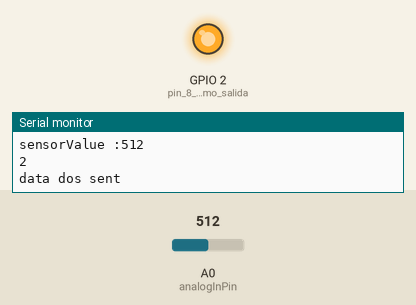
Simulated run of this sketch. Board: ESP8266 (NodeMCU). Parts: output pins drawn as LEDs (lit = HIGH), the last lines printed to the serial monitor. Inputs (shaded band) come from the test bench; at power-on: A0 (analogInPin) = 512. WiFi joins after 1.5 s; servers stay silent unless stated.

Above: at 3.7 s.
3.8 s: A0 (analogInPin) set to 178
5.3 s: A0 (analogInPin) set to 162
At 5.9 s:
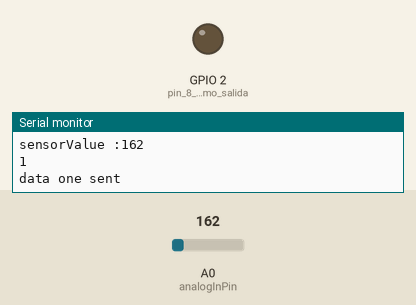
6.9 s: A0 (analogInPin) set to 306
At 7.6 s:
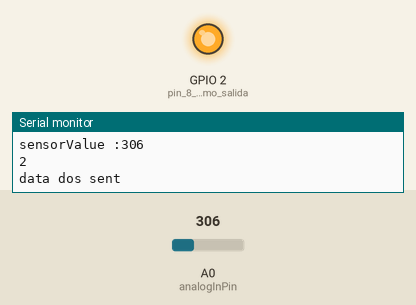
8.4 s: A0 (analogInPin) set to 122
At 9.2 s:
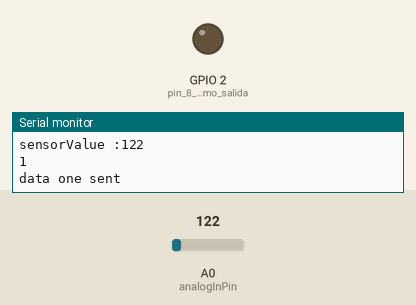
Timing chart, 0 to 10.9 s (numbered marks = the images above; inputs shaded):
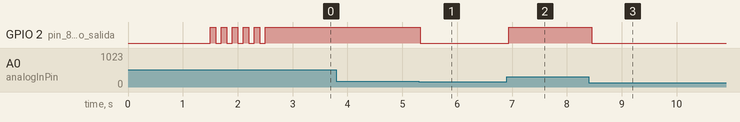

Measured:
- the behaviour switches between 171 and 170 on A0 (analogInPin) (found by bisection; images 0 and 1)
- after the input at 5.3 s, GPIO 2 (pin_8_como_salida): HIGH → LOW at once
- after the input at 6.9 s, GPIO 2 (pin_8_como_salida): LOW → HIGH at once
- after the input at 8.4 s, GPIO 2 (pin_8_como_salida): HIGH → LOW after 0.05 s
- by itself, GPIO 2 (pin_8_como_salida): alternates HIGH for 0.10 s and LOW for 0.10 s, 10 changes in all, then stays HIGH

The sketch:

VR_Sensor_client.ino
```cpp
//
//SENSOR PECHO
//
// __   __   ______        ______     ______     __   __     ______     ______     ______
///\ \ / /  /\  == \      /\  ___\   /\  ___\   /\ "-.\ \   /\  ___\   /\  __ \   /\  == \
//\ \ \'/   \ \  __<      \ \___  \  \ \  __\   \ \ \-.  \  \ \___  \  \ \ \/\ \  \ \  __<
// \ \__|    \ \_\ \_\     \/\_____\  \ \_____\  \ \_\\"\_\  \/\_____\  \ \_____\  \ \_\ \_\
//  \/_/      \/_/ /_/      \/_____/   \/_____/   \/_/ \/_/   \/_____/   \/_____/   \/_/ /_/    V3
//

//
//
//CADENA DE SENSORES:
//(((SENSOR PULSO)))--->(((SENSOR PANZA)))--->(((SENSOR PECHO)))--->(((RECEPTOR))--->[[[unity]]]
//
/*
    This sketch connects via WiFI to a ESP8266 AP and sends sensor data as UDP packets
    Alexandre Castonguay acastonguay@artengine.ca For Yesica Duarte
*/

///// ***** untested with the actual sensor ***** /////


#include <ESP8266WiFi.h>
#include <WiFiUdp.h>

const char* ssid     = "ESPdatos";
const char* password = "respiracion";

IPAddress ip(192, 168, 4, 1);
byte mac[] = { 0xDE, 0xAD, 0xBE, 0xEF, 0xFE, 0xED };
WiFiUDP Udp;


////// Montréal //////

int misDatos[75] = {0};   // sliding array with 100 values
int myMax = 0; //// find the maximum fron that array on the fly
int myCounter = 0;
int myTmpMax = 0;
//const char dato = "42";

///////////////////////

const int analogInPin = A0;  // Analog input pin that the potentiometer is attached to
int sensorValue = 0;        // value read from the pot
int outputValue = 0;        // value output to the PWM (analog out)

int steps = 0 ;
int stepsAnt;
int estado = 0 ;
int ultimoEstado = 0 ;

int datoP = 0 ; // variables para los datos de los sensores
int datoL = 0 ;
int datoL2 = 0 ;

int indice = 0 ; //indice para el protocolito
int dataIN = 0 ; //variable para la data que ingresa por el blutu serie

void sensorLanaPecho () { //funcion donde esta el sensado

  sensorValue = analogRead(analogInPin);//lectura sensor
  Serial.print("sensorValue :");
  Serial.println(sensorValue);
  outputValue = map(sensorValue, 0, 1023, 1, 10);//mapeo

  if (outputValue >= 3 )//si es mayor que el umbral
  {
    digitalWrite (LED_BUILTIN, HIGH);//prendo led
    datoL2 = 2;//guardo dato
     Serial.println(datoL2);
  }
  else if (outputValue < 3  )//si es menor que el umbral
  {
    digitalWrite (LED_BUILTIN, LOW);//apago led
    datoL2 = 1;//guardo dato
     Serial.println(datoL2);
  }
}


void setup() {
  Serial.begin(115200);

  Serial.print("Connecting to ");
  Serial.println(ssid);

  WiFi.mode(WIFI_STA);
  WiFi.begin(ssid, password);

  while (WiFi.status() != WL_CONNECTED) {
    delay(500);
    Serial.print(".");
  }

  Serial.println("");
  Serial.println("WiFi connected");
  Serial.println("IP address: ");
  Serial.println(WiFi.localIP());


  pinMode (LED_BUILTIN, OUTPUT);//pin 8 como salida

  for ( int i = 0 ; i < 5 ; i++ ) { //el led parpadea 5 veces para saludar!
    digitalWrite(LED_BUILTIN, 1 ) ;
    delay ( 100 ) ;
    digitalWrite (LED_BUILTIN, 0 ) ;
    delay ( 100 ) ;
  }

  digitalWrite (LED_BUILTIN, LOW);//apago led por las dudas
}


void loop() {

    sensorLanaPecho ();//funcion donde esta el sensado de la respiracion


    switch (indice) {// pregunto por el numero de la variable indice y segun cual sea voy al case
      case 0://arranca siempre aca
        if (dataIN == 255 ) {//si el encabezado del primer dato coincide
          indice ++;//avanzo el indice
        }
        else {//sino coincide
          indice  = 0 ;//vuelvo el indice a 0 y por ende voy al case 0
        }
        break;
      case 1:
        datoP = dataIN;//guardo el dato despues del encabezado que deberia ser el sensor de pulso
        indice++;//avanzo
        break;
      case 2 :
        if (dataIN == 254 ) {////si el encabezado del segundo dato coincide
          indice++;//avanzo el indice
        }
        else {
          indice = 0;//sino vuelvo al principio
        }
        break;
      case 3:
        datoL = dataIN; //guardo dato sensor lana panza
        indice++;//avanzo el indice
        break;
      case 4:
        if ( dataIN == 253 ) { //si me llega el ultimo dato de cierre y coincide envio todos los datos almacenados

            Udp.beginPacket(ip, 8888);
            Udp.write(datoL2);
            Udp.endPacket();
            Serial.println("data sent");

                   indice = 0 ;//reseteo el indice y vuelvo a leer desde el principio

          //          Serial.println(255);//imprimir en el monitor serie para DEBUGGEAR
          //          Serial.println(datoP);
          //          Serial.println(254);
          //          Serial.println(datoL);
          //          Serial.println(253);
          //          Serial.println(datoL2);
          //          Serial.println(252);

        }
        break;
    }

    //dato = const char(datoL2);
    if (datoL2 == 1) {
      Udp.beginPacket(ip, 8888);
      Udp.write("1");
      Udp.endPacket();
      Serial.println("data one sent");
    }
    else if (datoL2 == 2 ){
      Udp.beginPacket(ip, 8888);
      Udp.write("2");
      Udp.endPacket();
      Serial.println("data dos sent");
    }

    delay(100);//cualquier cosa modificar un poco este delay
  }
```

autoAdjust.ino
```cpp
//void autoAdjust() {
//
//  // we need to determine where we are in the cycle in order to adjust max and min if needed
//  // this needs to be refined with a promedia of the last x values and then we add one to the sensorMin and sensorMax arrays
//  // subtract two incoming values to find out where we are in the cycle
//  // If bias has changed, ajoute la sensorValue min ou max
//
//  cyclePositionDetect[unCompteur] = sensorValue;
//
//  for (int i = 0; i < (sizeof( cyclePositionDetect) / sizeof( cyclePositionDetect[0])); i++) {
//    monTotal =  cyclePositionDetect[i] + monTotal;
//  }
//
//  maMoyenne = monTotal / (sizeof( cyclePositionDetect) / sizeof( cyclePositionDetect[0])); // Fait la moyenne
//
//  monTotal = 0; // Remise de monTotal à 0
//
//  unCompteur++;
//
//  if (unCompteur == (sizeof( cyclePositionDetect) / sizeof( cyclePositionDetect[0]))) {
//    unCompteur = 0;
//  }
//
//  maDiff = maMoyenne - viejaMoyenne;   // compare ma moyenne
//
//  Serial.print("Ma différence : ");
//  Serial.println(maDiff);
//
//  // check if we have had a change if direction and if so, in which direction
//
//  if (abs(maDiff) > 2) { // '2' est une genre de filtre contre le bruit dans le signal, augmenter au besoin
//
//    if ( maDiff > 0 ) {   // check if we have had a change if direction and if so which one...
//      Serial.print("+ + + + + + + + : ");
//      Serial.println(maMoyenne);
//      // set increasing indicator to true
//      flagBias = true;
//      if (flagBias != oldFlagBias) { // bias changed from neg to pos
//        misDatosMin[counter] = sensorValue; // add a value to the sliding array, only once per change of bias
//        oldFlagBias = flagBias;
//      }
//
//    }
//    else if ( maDiff < 0 ) {
//      Serial.print("- - - - - - - - : ");
//      Serial.println(maMoyenne);
//      // set increase indicator to false
//      flagBias = false;
//      if (flagBias != oldFlagBias) { // bias changed from pos to neg
//        misDatosMax[counter] = sensorValue;
//        oldFlagBias = flagBias;
//      }
//    }
//
//    else {
//      Serial.print("= = = = = = = = = : ");
//      Serial.println(maMoyenne);
//    }
//
//    viejaMoyenne = maMoyenne;
//
//    //    if (sensorValue > moyenneMax) { // Entonces add to the Max array
//    //      misDatosMax[counter] = sensorValue; // write this once we started moving down so store the value in the misDatosArray
//    //      }
//    //
//    //      else if (sensorValue < moyenneMin) { // Add to the Min array
//    //      misDatosMin[counter] = sensorValue;
//    //      }
//  }
//}
```
